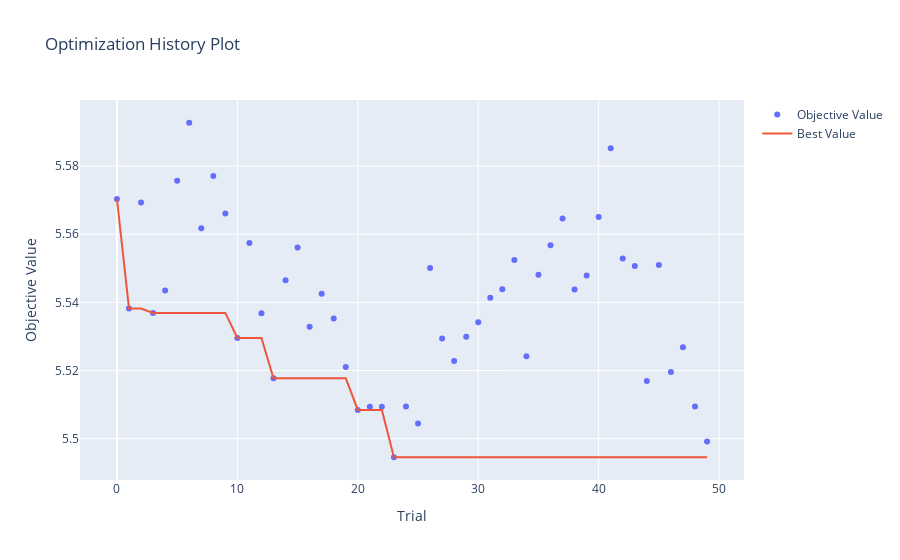

The notebook cell this image was saved under:
### Code cell
# Show history of study
optuna.visualization.plot_optimization_history(study_cat)

### Figure 1 — Plotly figure (JSON) as saved in the notebook; plotly's stock layout.template omitted (floating-point values rounded to 4 significant figures)
{"data": [{"mode": "markers", "name": "Objective Value", "type": "scatter", "x": [0, 1, 2, 3, 4, 5, 6, 7, 8, 9, 10, 11, 12, 13, 14, 15, 16, 17, 18, 19, 20, 21, 22, 23, 24, 25, 26, 27, 28, 29, 30, 31, 32, 33, 34, 35, 36, 37, 38, 39, 40, 41, 42, 43, 44, 45, 46, 47, 48, 49], "y": [5.57, 5.538, 5.569, 5.537, 5.543, 5.576, 5.593, 5.562, 5.577, 5.566, 5.53, 5.557, 5.537, 5.518, 5.547, 5.556, 5.533, 5.543, 5.535, 5.521, 5.508, 5.509, 5.509, 5.495, 5.509, 5.504, 5.55, 5.529, 5.523, 5.53, 5.534, 5.541, 5.544, 5.552, 5.524, 5.548, 5.557, 5.565, 5.544, 5.548, 5.565, 5.585, 5.553, 5.551, 5.517, 5.551, 5.52, 5.527, 5.509, 5.499]}, {"mode": "lines", "name": "Best Value", "type": "scatter", "x": [0, 1, 2, 3, 4, 5, 6, 7, 8, 9, 10, 11, 12, 13, 14, 15, 16, 17, 18, 19, 20, 21, 22, 23, 24, 25, 26, 27, 28, 29, 30, 31, 32, 33, 34, 35, 36, 37, 38, 39, 40, 41, 42, 43, 44, 45, 46, 47, 48, 49], "y": [5.57, 5.538, 5.538, 5.537, 5.537, 5.537, 5.537, 5.537, 5.537, 5.537, 5.53, 5.53, 5.53, 5.518, 5.518, 5.518, 5.518, 5.518, 5.518, 5.518, 5.508, 5.508, 5.508, 5.495, 5.495, 5.495, 5.495, 5.495, 5.495, 5.495, 5.495, 5.495, 5.495, 5.495, 5.495, 5.495, 5.495, 5.495, 5.495, 5.495, 5.495, 5.495, 5.495, 5.495, 5.495, 5.495, 5.495, 5.495, 5.495, 5.495]}, {"marker": {"color": "#cccccc"}, "mode": "markers", "name": "Infeasible Trial", "showlegend": false, "type": "scatter", "x": [], "y": []}], "layout": {"title": {"text": "Optimization History Plot"}, "xaxis": {"title": {"text": "Trial"}}, "yaxis": {"title": {"text": "Objective Value"}}}}
